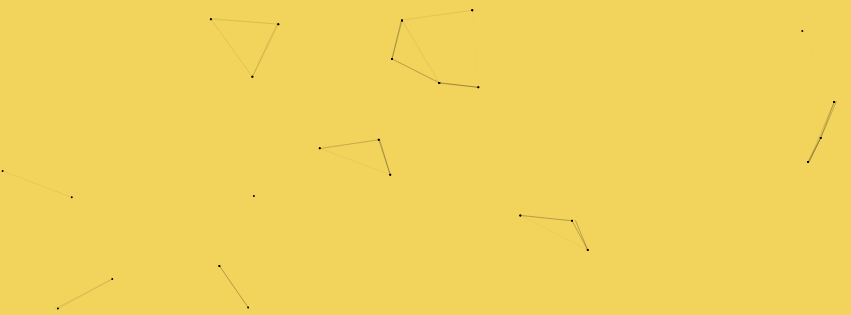
Frame 1 (no input)
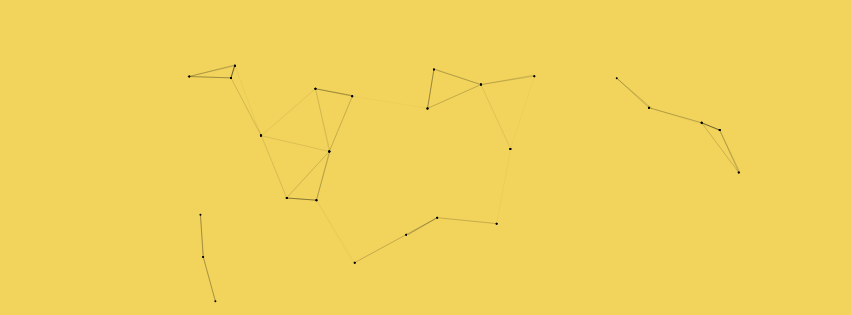
Frame 60 (no input)
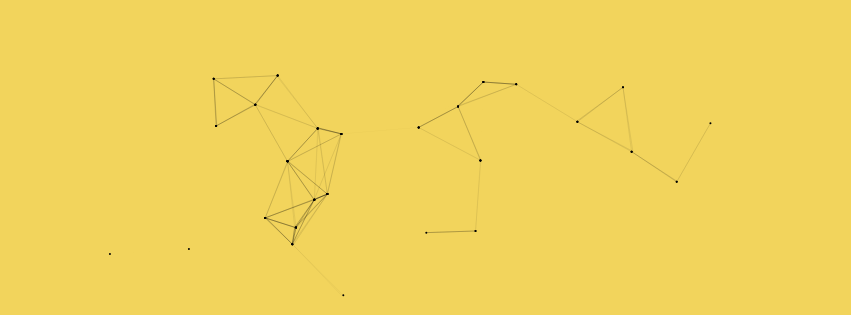
Frame 120 (the mouse pressed at the canvas centre since frame 60)

The p5.js sketch that drew these frames (run headless with seeded random() and noise() and a simulated clock; from frame 60 on, the mouse is pressed at the canvas centre):

// p5.js sketch
// ── sketch.js
resolution = {
  x: 851,
  y: 315,
};
number_of_points = 30;
distance = 80;
splitMode = false;
speed = 7;
nodeWidth = 2;
strokeWidth = 0.4;

// UI elements
let resXInput, resYInput;
let pointSlider, distanceSlider, speedSlider, nodeWidthSlider, strokeSlider;

let circuitNodes = [];
let currentPalette = 0;
let labels = {}; // Store label elements by name

function setup() {
  palettes = [
    { bg: color(242, 212, 92), line: color(0) }, // Yellow and Black
    { bg: color(242, 212, 92), line: color(0, 175, 63) }, // Yellow and Green
    { bg: color(0, 175, 63), line: color(242, 212, 92) }, // Yellow and Green
    { bg: color(0, 175, 63), line: color(255) }, // Green and White
    { bg: color(0, 0, 220), line: color(255) }, // Blue and White
    { bg: color(255), line: color(0) }, // White and Black
    { bg: color(0), line: color(255) }, // White and Black
  ];

  createCanvas(resolution.x, resolution.y);
  noFill();
  strokeCap(ROUND);
  // Helper to make labeled controls
  function createLabeledControl(label, element, key) {
    let container = createDiv()
      .style("display", "flex")
      .style("flex-direction", "column")
      .style("min-width", "130px");

    let p = createP(`${label}:`)
      .style("margin", "0 0 4px 0")
      .style("font-size", "14px");
    labels[key] = p; // Save reference
    container.child(p);
    container.child(element);
    panel.child(container);
  }
  // === UI PANEL ===
  let panel = createDiv()
    .style("display", "flex")
    .style("flex-wrap", "wrap")
    .style("gap", "10px")
    .style("padding", "10px")
    .style("max-width", "300px");

  // Inputs
  resXInput = createInput(resolution.x.toString());
  createLabeledControl("Resolution X", resXInput);

  resYInput = createInput(resolution.y.toString());
  createLabeledControl("Resolution Y", resYInput);

  pointSlider = createSlider(5, 200, number_of_points, 1);
  createLabeledControl("Number of Points", pointSlider, "number_of_points");

  distanceSlider = createSlider(20, 300, distance, 1);
  createLabeledControl("Connection Distance", distanceSlider, "distance");

  speedSlider = createSlider(1, 20, speed, 1);
  createLabeledControl("Speed", speedSlider, "speed");

  nodeWidthSlider = createSlider(1, 10, nodeWidth, 0.1);
  createLabeledControl("Node Width", nodeWidthSlider, "nodeWidth");

  strokeSlider = createSlider(0.1, 5, strokeWidth, 0.1);
  createLabeledControl("Stroke Width", strokeSlider, "strokeWidth");

  // Buttons
  let buttonGroup = createDiv().style("display", "flex").style("gap", "10px");
  let applyBtn = createButton("Apply");
  applyBtn.mousePressed(() => {
    resolution.x = int(resXInput.value());
    resolution.y = int(resYInput.value());
    resizeCanvas(resolution.x, resolution.y);
  });

  let restartBtn = createButton("Restart");
  restartBtn.mousePressed(() => {
    number_of_points = pointSlider.value();
    distance = distanceSlider.value();
    speed = speedSlider.value();
    nodeWidth = nodeWidthSlider.value();
    strokeWidth = strokeSlider.value();
    reinitializeNodes();
  });

  buttonGroup.child(applyBtn);
  buttonGroup.child(restartBtn);
  panel.child(buttonGroup);

  reinitializeNodes();
}

function draw() {
  // Read live slider values every frame
  number_of_points = pointSlider.value();
  distance = distanceSlider.value();
  speed = speedSlider.value();
  nodeWidth = nodeWidthSlider.value();
  strokeWidth = strokeSlider.value();

  // Update label text dynamically
  labels.number_of_points.html(`Number of Points: ${number_of_points}`);
  labels.distance.html(`Connection Distance: ${distance}`);
  labels.speed.html(`Speed: ${speed}`);
  labels.nodeWidth.html(`Node Width: ${nf(nodeWidth, 1, 1)}`);
  labels.strokeWidth.html(`Stroke Width: ${nf(strokeWidth, 1, 1)}`);

  if (splitMode) {
    // Draw left half with palette[0] bg
    noStroke();
    fill(palettes[0].bg);
    rect(0, 0, width / 2, height);

    // Draw right half with palette[1] bg
    fill(palettes[3].bg);
    rect(width / 2, 0, width / 2, height);

    drawSplitCircuits();
  } else {
    background(palettes[currentPalette].bg);
    drawCircuits();
  }
  updateNodes();
}

// Create a node with position, target, speed
function createNode() {
  return {
    x: random(width),
    y: random(height),
    tx: random(width),
    ty: random(height),
    speed: random(0.001, speed / 1000),
  };
}

// Animate and connect circuit nodes
function drawCircuits() {
  let palette = palettes[currentPalette];

  for (let node of circuitNodes) {
    // Move toward target
    node.x = lerp(node.x, node.tx, node.speed);
    node.y = lerp(node.y, node.ty, node.speed);

    // Draw connecting lines to close nodes
    for (let other of circuitNodes) {
      if (node !== other) {
        let d = dist(node.x, node.y, other.x, other.y);
        if (d < distance) {
          let alpha = map(d, 0, distance, 255, 0);
          let lineCol = color(
            red(palette.line),
            green(palette.line),
            blue(palette.line),
            alpha
          );
          // Draw node
          stroke(palette.line);
          strokeWeight(nodeWidth);
          point(node.x, node.y);

          stroke(lineCol);

          strokeWeight(strokeWidth);
          line(node.x, node.y, other.x, other.y);
        }
      }
    }
  }
}
function drawSplitCircuits() {
  let leftPalette = palettes[0];
  let rightPalette = palettes[3];

  for (let node of circuitNodes) {
    node.x = lerp(node.x, node.tx, node.speed);
    node.y = lerp(node.y, node.ty, node.speed);

    let isLeft = node.x < width / 2;
    let palette = isLeft ? leftPalette : rightPalette;

    // Node point
    stroke(palette.line);
    strokeWeight(nodeWidth);
    point(node.x, node.y);

    for (let other of circuitNodes) {
      if (node !== other) {
        let otherIsLeft = other.x < width / 2;

        let d = dist(node.x, node.y, other.x, other.y);
        if (d < distance) {
          let alpha = map(d, 0, distance, 255, 0);

          // Use different stroke for cross-connection
          let connColor;
          if (isLeft !== otherIsLeft) {
            // Cross-group connection (blend color or use a neutral)
            connColor = color(map(d, 0, distance, 150, 255), alpha); // purplish
          } else {
            // Same group: use appropriate palette
            connColor = color(
              red(palette.line),
              green(palette.line),
              blue(palette.line),
              alpha
            );
          }

          stroke(connColor);
          strokeWeight(strokeWidth);
          line(node.x, node.y, other.x, other.y);
        }
      }
    }
  }
}

// When close to target, assign a new one
function updateNodes() {
  for (let node of circuitNodes) {
    let d = dist(node.x, node.y, node.tx, node.ty);
    if (d < 5) {
      node.tx = random(width);
      node.ty = random(height);
    }
  }
}

function saveHighRes(w, h) {
  let pg = createGraphics(w, h);
  let scaleFactor = w / width;
  let palette = palettes[currentPalette];

  pg.background(palette.bg);
  pg.strokeCap(ROUND);

  for (let node of circuitNodes) {
    let x = node.x * scaleFactor;
    let y = node.y * scaleFactor;
    let tx = node.tx * scaleFactor;
    let ty = node.ty * scaleFactor;

    pg.stroke(palette.line);
    pg.strokeWeight(nodeWidth * scaleFactor);
    pg.point(x, y);

    for (let other of circuitNodes) {
      if (node !== other) {
        let ox = other.x * scaleFactor;
        let oy = other.y * scaleFactor;
        let d = dist(x, y, ox, oy);
        if (d < distance * scaleFactor) {
          let alpha = map(d, 0, distance * scaleFactor, 255, 0);
          let lineCol = color(
            red(palette.line),
            green(palette.line),
            blue(palette.line),
            alpha
          );
          pg.stroke(lineCol);
          pg.strokeWeight(strokeWidth * scaleFactor);
          pg.line(x, y, ox, oy);
        }
      }
    }
  }

  // This part saves the canvas buffer to a PNG
  pg.canvas.toBlob(function (blob) {
    let a = document.createElement("a");
    a.href = URL.createObjectURL(blob);
    a.download = "circuit_pattern_300dpi.png";
    a.click();
  }, "image/png");
}

function keyPressed() {
  // Switch color palettes with 1–7
  if (key >= "1" && key <= "7") {
    currentPalette = int(key) - 1;
  }

  // Save canvas with 'S' or 's'
  if (key === "S" || key === "s") {
    console.log("S pressed");
    saveHighRes(2481, 3507);
  }
  if (key === "M" || key === "m") {
    splitMode = !splitMode;
  }
}

function reinitializeNodes() {
  circuitNodes = [];
  for (let i = 0; i < number_of_points; i++) {
    circuitNodes.push(createNode());
  }
}

// ── style.css
html,
body {
  margin: 0;
  padding: 0;
}
body {
  display: flex;
  justify-content: center;
  margin-top: 5rem;
}
canvas {
  display: block;
}

.ui{
  max-height: 30px;
}
